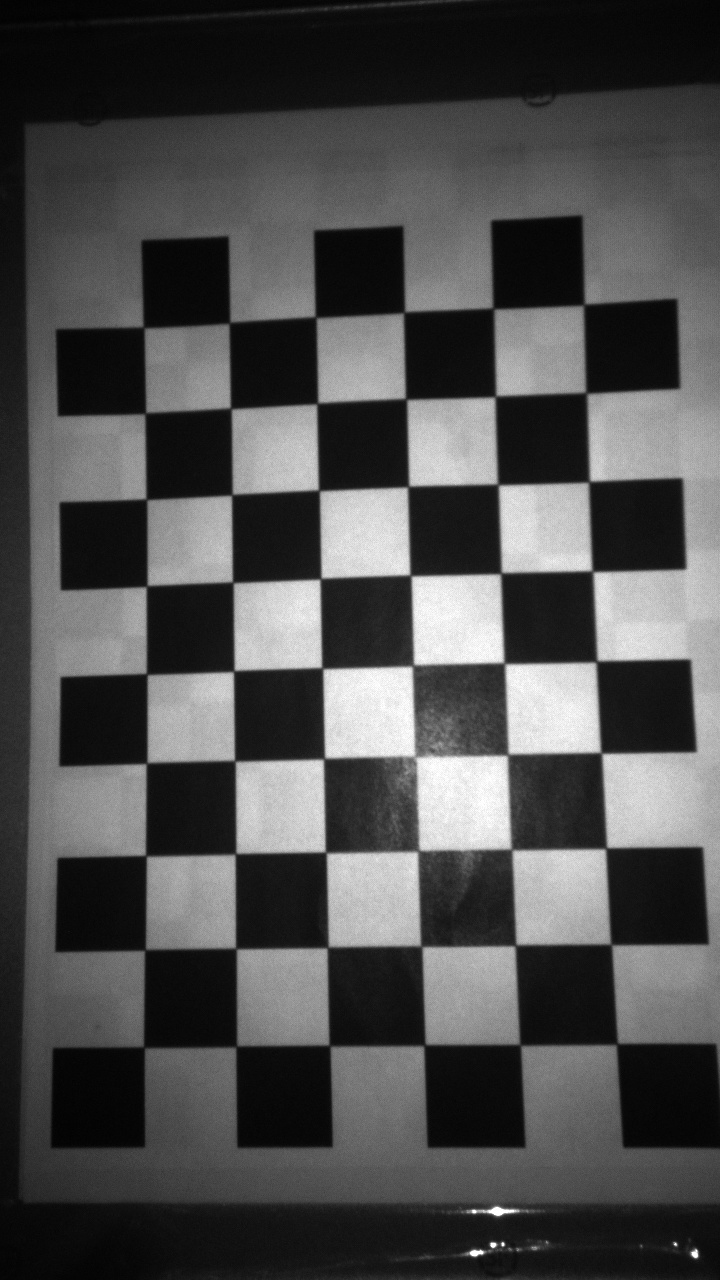
#> input picture sample/image0/ir-0101_000018_185BDA94.jpg, 720 x 1280 px
$ python stereo_camera_calibration.py --left_file sample/image0/ir-0101_000018_185BDA94.jpg --right_file sample/image0/ir-0101_000022_BA2A7767.jpg --left_dir sample/image0 --right_dir sample/image0 --save_file out.png
#> lines starting #> are read from the running program, lines starting #| are printed output that depends on the picture
### calibration_store.py
import cv2


# [26 lines left out: functions save_coefficients, save_stereo_coefficients, not called in this run]


def load_coefficients(path):
    """ Loads camera matrix and distortion coefficients. """
    # FILE_STORAGE_READ
    cv_file = cv2.FileStorage(path, cv2.FILE_STORAGE_READ)

    # note we also have to specify the type to retrieve other wise we only get a
    # FileNode object back instead of a matrix
    camera_matrix = cv_file.getNode("K").mat()
    dist_matrix = cv_file.getNode("D").mat()

    cv_file.release()
    return [camera_matrix, dist_matrix]


# [23 lines left out: function load_stereo_coefficients, not called in this run]

### stereo_camera_calibration.py
import numpy as np
import cv2
import glob
import argparse
import sys
from calibration_store import load_coefficients, save_stereo_coefficients

# termination criteria
criteria = (cv2.TERM_CRITERIA_EPS + cv2.TERM_CRITERIA_MAX_ITER, 30, 0.001)
image_size = None
#image_size = (960, 540)


def stereo_calibrate(left_file, right_file, left_dir, left_prefix, right_dir, right_prefix, image_format, save_file, square_size, width=9, height=6):
    """ Stereo calibration and rectification """
    objp, leftp, rightp = load_image_points(left_dir, left_prefix, right_dir, right_prefix, image_format, square_size, width, height)

    K1, D1 = load_coefficients(left_file)
    K2, D2 = load_coefficients(right_file)

    flags = 0
    flags |= cv2.CALIB_FIX_INTRINSIC
    #flags |= cv2.CALIB_USE_INTRINSIC_GUESS
    flags |= cv2.CALIB_FIX_ASPECT_RATIO
    #flags |= cv2.CALIB_SAME_FOCAL_LENGTH
    #flags |= cv2.CALIB_SAME_FOCAL_LENGTH

    ret, K1, D1, K2, D2, R, T, E, F = cv2.stereoCalibrate(objp, leftp, rightp, K1, D1, K2, D2, image_size, flags=flags)
    print("Stereo calibration rms: ", ret)
    R1, R2, P1, P2, Q, roi_left, roi_right = cv2.stereoRectify(K1, D1, K2, D2, image_size, R, T, flags=cv2.CALIB_ZERO_DISPARITY, alpha=0.6)

    save_stereo_coefficients(save_file, K1, D1, K2, D2, R, T, E, F, R1, R2, P1, P2, Q)


def load_image_points(left_dir, left_prefix, right_dir, right_prefix, image_format, square_size, width=9, height=6):
#> called with left_dir = 'sample/image0', right_dir = 'sample/image0', image_format = 'jpg', square_size = 1, width = 9, height = 6
    global image_size
    pattern_size = (width, height)  # Chessboard size!
    # prepare object points, like (0,0,0), (1,0,0), (2,0,0) ....,(8,6,0)
    objp = np.zeros((height * width, 3), np.float32)
    objp[:, :2] = np.mgrid[0:width, 0:height].T.reshape(-1, 2)

    objp = objp * square_size  # Create real world coords. Use your metric.

    # Arrays to store object points and image points from all the images.
    objpoints = []  # 3d point in real world space
    left_imgpoints = []  # 2d points in image plane.
    right_imgpoints = []  # 2d points in image plane.

    # Left directory path correction. Remove the last character if it is '/'
    if left_dir[-1:] == '/':
        left_dir = left_dir[:-1]

    # Right directory path correction. Remove the last character if it is '/'
    if right_dir[-1:] == '/':
        right_dir = right_dir[:-1]

    # Get images for left and right directory. Since we use prefix and formats, both image set can be in the same dir.
    left_images = glob.glob(left_dir + '/' + '*.' + image_format)
    #right_images = glob.glob(right_dir + '/' + '*.' + image_format)

    # Images should be perfect pairs. Otherwise all the calibration will be false.
    # Be sure that first cam and second cam images are correctly prefixed and numbers are ordered as pairs.
    # Sort will fix the globs to make sure.
    left_images.sort()

    print("Left images count: ", len(left_images))

    for left_im in left_images:
        base_name = os.path.basename(left_im)
        right_im = os.path.join(right_dir, base_name)
        if not os.path.exists(right_im):
            continue

        print('base_name:', base_name)
        # Right Object Points
        right = cv2.imread(right_im, 0)
#> right is the input picture: shape (1280, 720); min 1, max 255, mean 77.4
        right = cv2.resize(right, (args.im_w, args.im_h))
        gray_right = right#cv2.cvtColor(right, cv2.COLOR_BGR2GRAY)

        # Find the chess board corners
        ret_right, corners_right = cv2.findChessboardCorners(gray_right, pattern_size,
                                                             cv2.CALIB_CB_ADAPTIVE_THRESH | cv2.CALIB_CB_FILTER_QUADS)
#> ret_right = True; corners_right = 54 rows, first 8: [143.8, 1048.1], [145.5, 950.1], [145.9, 855.7], [146.5, 763.5], [146.8, 674.2], [146.5, 586], [146.5, 499.5], [145.3, 412.8]
        # Left Object Points
        left = cv2.imread(left_im, 0)
        left = cv2.resize(left, (args.im_w, args.im_h))
        gray_left = left#cv2.cvtColor(left, cv2.COLOR_BGR2GRAY)

        # Find the chess board corners
        ret_left, corners_left = cv2.findChessboardCorners(gray_left, pattern_size,
                                                           cv2.CALIB_CB_ADAPTIVE_THRESH | cv2.CALIB_CB_FILTER_QUADS)
#> ret_left = True; corners_left has the same summary as corners_right

        if ret_left and ret_right:  # If both image is okay. Otherwise we explain which pair has a problem and continue
            #print('OK')
            show_right = cv2.drawChessboardCorners(right, (width, height), corners_right, ret_right)
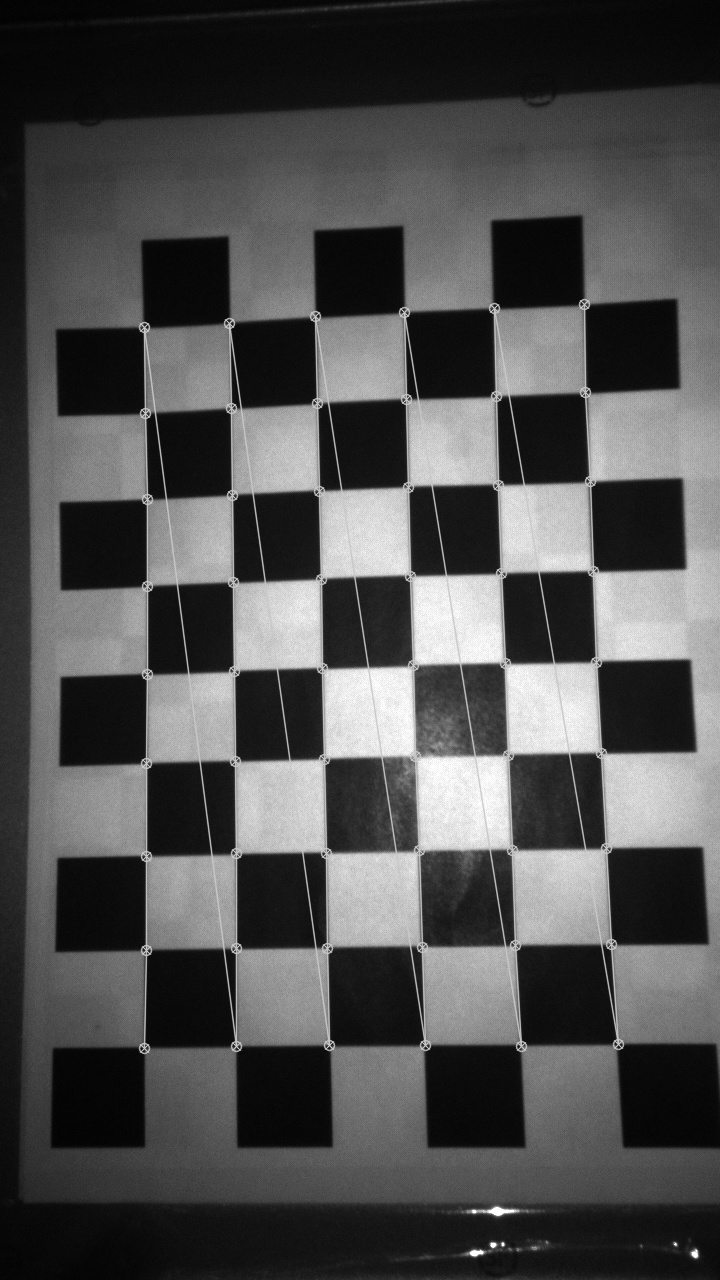
#> show_right: shape (1280, 720); min 1, max 255, mean 79
            show_left = cv2.drawChessboardCorners(left, (width, height), corners_left, ret_left)
            cv2.imshow('stereo', np.hstack((show_left, show_right)))
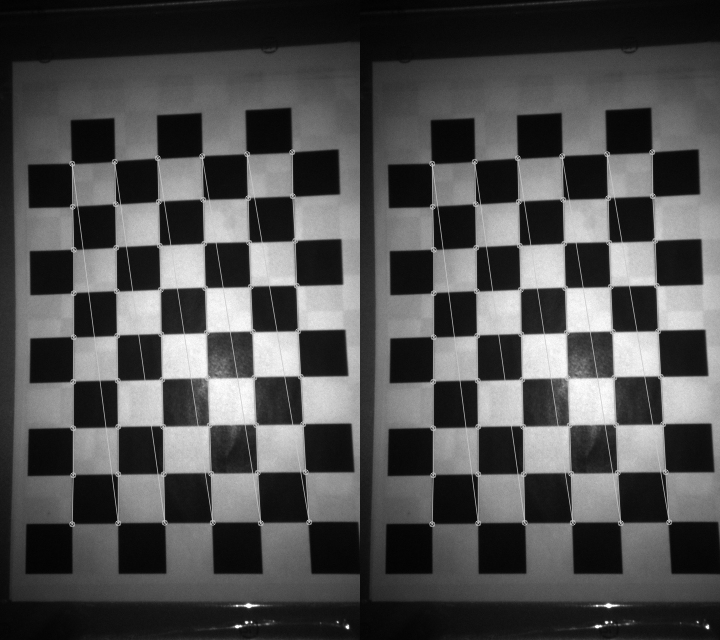
#> window 'stereo': shape (1280, 1440) (shown at 1/2 size); min 1, max 255, mean 79
            cv2.waitKey(100)
            # Object points
            objpoints.append(objp)
            # Right points
            corners2_right = cv2.cornerSubPix(gray_right, corners_right, (5, 5), (-1, -1), criteria)
#> corners2_right = 54 rows, first 8: [140.7, 1051.4], [143.4, 946.2], [148.6, 852.1], [148.8, 766.6], [144.1, 677.4], [143.9, 582.8], [144.4, 502.8], [147.7, 416.8]
            right_imgpoints.append(corners2_right)
            # Left points
            corners2_left = cv2.cornerSubPix(gray_left, corners_left, (5, 5), (-1, -1), criteria)
#> corners2_left has the same summary as corners2_right
            left_imgpoints.append(corners2_left)
        else:
            print("Chessboard couldn't detected. Image pair: ", left_im, " and ", right_im)
            continue
#> pass 2 of the loop in load_image_points, `for left_im in left_images:`:
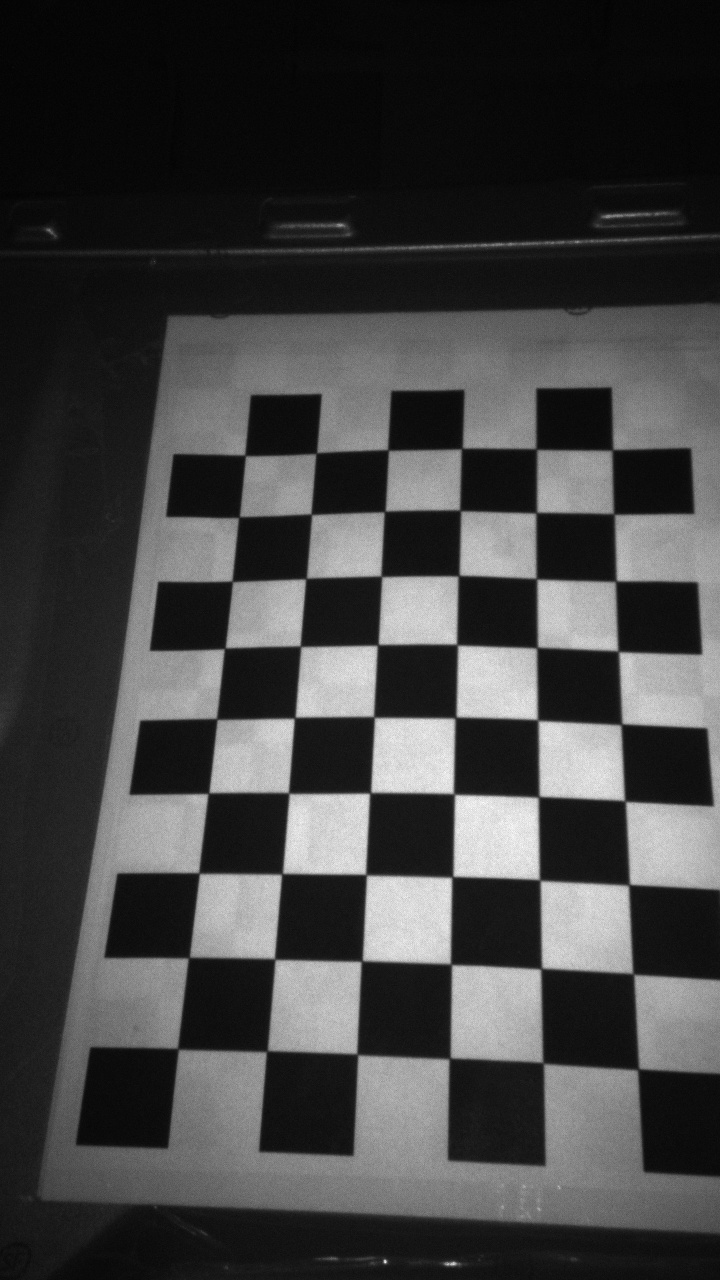
#> input picture sample/image0/ir-0101_000022_BA2A7767.jpg, 720 x 1280 px
#> in load_image_points, right is the input picture: shape (1280, 720); min 1, max 254, mean 65.9
#> corners_right = 54 rows, first 8: [177.4, 1048.3], [188.5, 958.1], [199.4, 873.6], [208.5, 793.1], [217, 719.3], [225.4, 647.5], [231.8, 581], [239.2, 517]
#> corners_left has the same summary as corners_right
#> in load_image_points, `show_right = cv2.drawChessboardCorners(right, (width, height), corners..`:
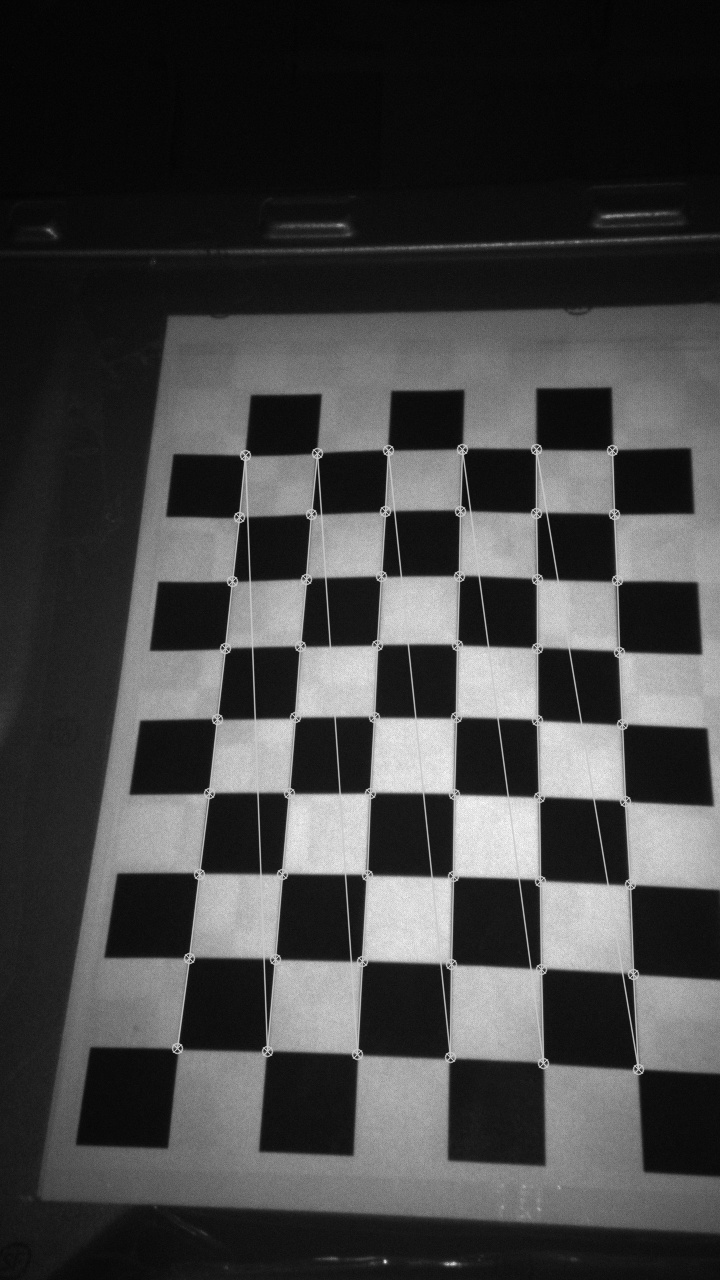
#> show_right: shape (1280, 720); min 1, max 254, mean 67.4
#> in load_image_points, `cv2.imshow('stereo', np.hstack((show_left, show_right)))`:
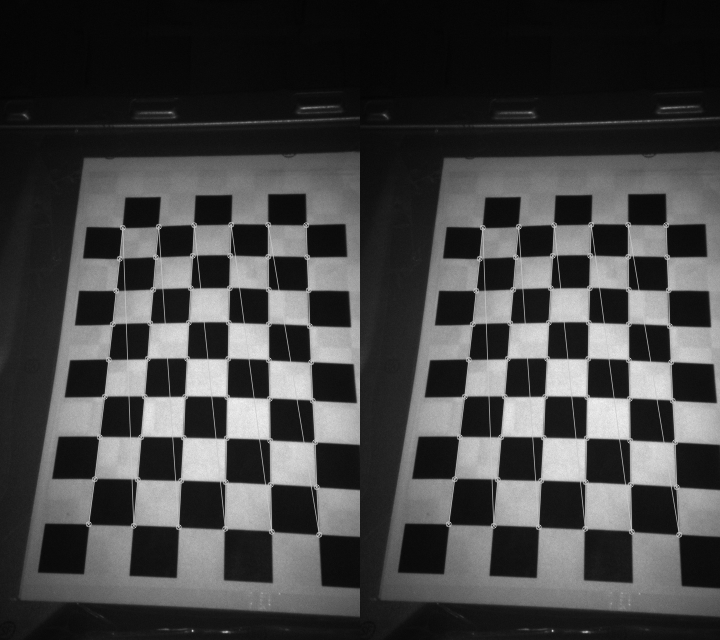
#> window 'stereo': shape (1280, 1440) (shown at 1/2 size); min 1, max 254, mean 67.4
#> corners2_right = 54 rows, first 8: [174.6, 1051.9], [186.5, 954.1], [201.6, 870], [205.6, 790.3], [213.5, 721.7], [221.6, 645.4], [229.3, 584.7], [239.2, 517]
#> corners2_left has the same summary as corners2_right

    image_size = gray_right.shape  # If you have no acceptable pair, you may have an error here.
#> image_size = (1280, 720)
    return [objpoints, left_imgpoints, right_imgpoints]


if __name__ == '__main__':
    import os
    # Check the help parameters to understand arguments
    parser = argparse.ArgumentParser(description='Camera calibration')
    parser.add_argument('--left_file', type=str, required=True, help='left matrix file')
    parser.add_argument('--right_file', type=str, required=True, help='right matrix file')
    parser.add_argument('--left_prefix', type=str, required=False, help='left image prefix')
    parser.add_argument('--right_prefix', type=str, required=False, help='right image prefix')
    parser.add_argument('--left_dir', type=str, required=True, help='left images directory path')
    parser.add_argument('--right_dir', type=str, required=True, help='right images directory path')
    parser.add_argument('--image_format', type=str, default='jpg', help='image format, png/jpg')
    parser.add_argument('--width', type=int, default=9, required=False, help='chessboard width size, default is 9')
    parser.add_argument('--height', type=int, default=6, required=False, help='chessboard height size, default is 6')
    parser.add_argument('--square_size', type=float, default=1.0, required=False, help='chessboard square size')
    parser.add_argument('--save_file', type=str, required=True, help='YML file to save stereo calibration matrices')

    parser.add_argument('--im_h', type=int, default=1280)
    parser.add_argument('--im_w', type=int, default=720)

    args = parser.parse_args()
    save_dir = '/'.join(args.save_file.split('/')[:-1])
    if not os.path.exists(save_dir):
        os.makedirs(save_dir)


    # If chessboard pattern is different, we will pass them as arguments.
    if args.width is None and args.height is None:
        stereo_calibrate(args.left_file, args.right_file, args.left_dir, args.left_prefix, args.right_dir, args.right_prefix, args.image_format, args.save_file, args.square_size)
    else:
        stereo_calibrate(args.left_file, args.right_file, args.left_dir, args.left_prefix, args.right_dir, args.right_prefix, args.image_format, args.save_file, args.square_size, args.width, args.height)
#> in stereo_calibrate, `objp, leftp, rightp = load_image_points(left_dir, left_prefix, right_d..`: objp = 2 items
#> (the run stopped early here; a loop or call above may not have finished)
